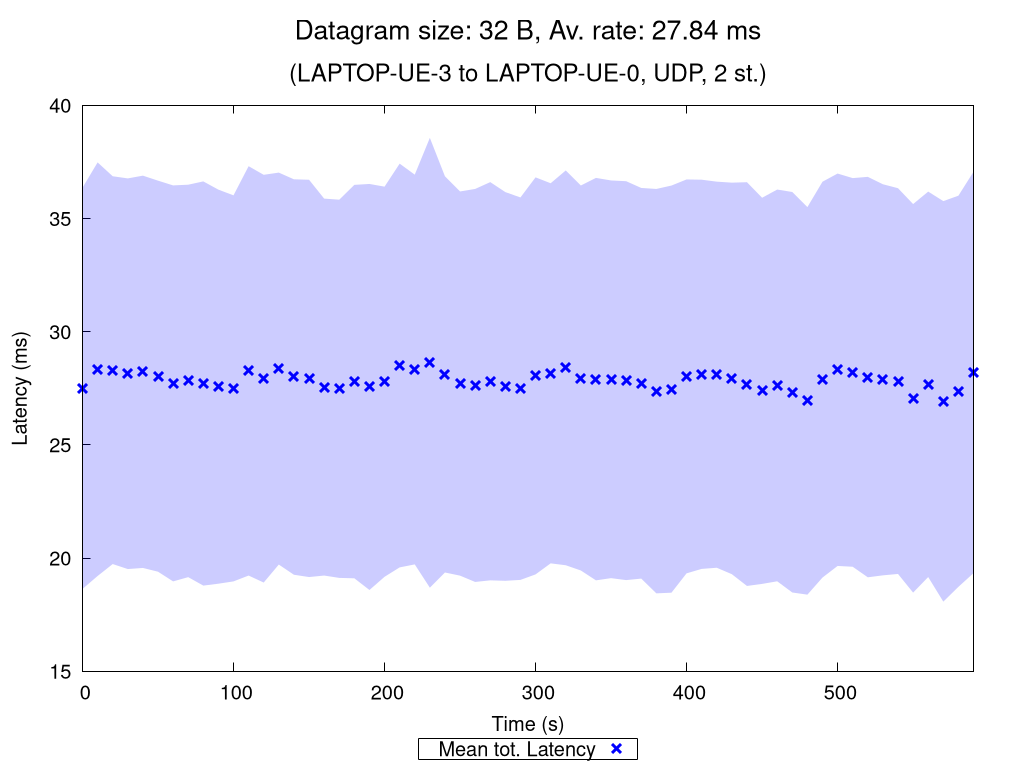

Recreate this plot in gnuplot.
set terminal pngcairo nocrop enhanced size 1024,768 font "Verdana,15"
set output "UDP_2_st_2020_10_12_02-40-30_two2one_00032B.png"

set title "{/=20 Datagram size: 32 B, Av. rate: 27.84 ms}\n\n{/=18 (LAPTOP-UE-3 to LAPTOP-UE-0, UDP, 2 st.)}"

set xlabel "Time (s)"
set ylabel "Latency (ms)"
set ytics nomirror
set key bmargin center horizontal box samplen 1 width -1
set bmargin 4.6
set rmargin 4.5

rf = 1.0  # rate factor
set style fill transparent solid 0.2 noborder
set autoscale xfix
plot "UDP_2_st_2020_10_12_02-40-30_two2one_00032B_iperf_processed.dat" using 1:($2/rf-$3/rf):($2/rf+$3/rf) with filledcurves lc rgb "blue" notitle, \
     "" using 1:($2/rf) with points pt 2 ps 1.5 lw 3 lc rgb "blue" title "Mean tot. Latency", \
